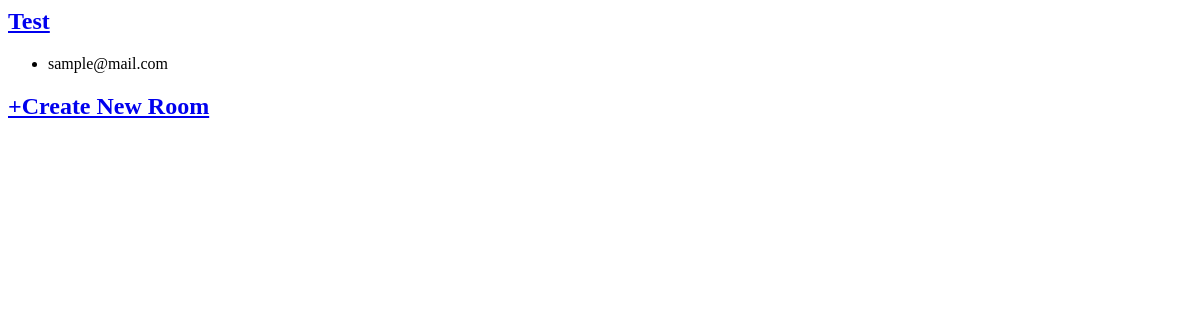
/chat/rooms/ (signed in), run on an earlier commit of the app's database.
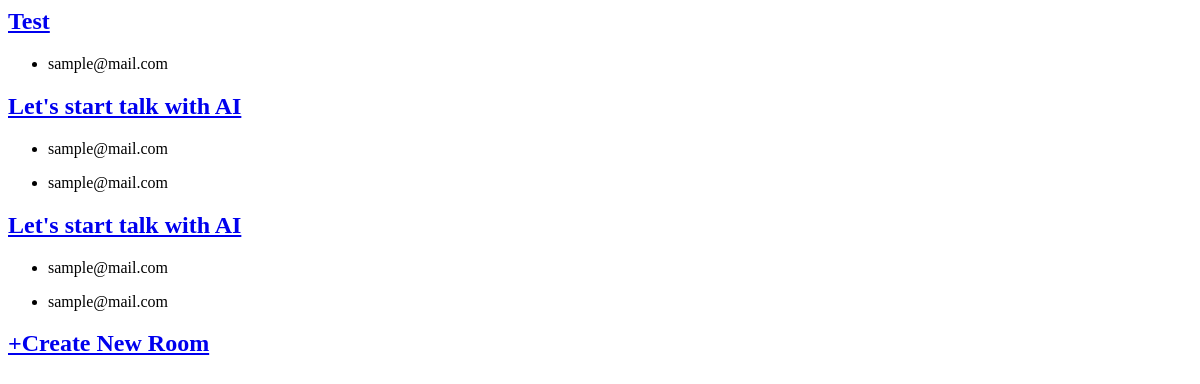
And on a later commit of the database.
### channel/models.py (models this page shows, shortened)
class ChatRoom(models.Model):
    id = models.UUIDField(primary_key=True,
                          default=uuid.uuid4,
                          editable=False)
    room_name = models.CharField(null=False, blank=False)

class RoomMember(models.Model):
    room = models.ForeignKey(ChatRoom, on_delete=models.CASCADE, related_name="member")
    member = models.ForeignKey(CustomUser, on_delete=models.CASCADE, related_name="chatroom")

class CustomUser(AbstractBaseUser, PermissionsMixin):
    username = models.CharField(max_length=255)
    birthday = models.DateField(null=True, blank=True)
    email = models.EmailField(unique=True)
    is_active = models.BooleanField(default=False)
    is_staff = models.BooleanField(default=False)
    objects = UserManager()
    USERNAME_FIELD = "email"
    REQUIRED_FIELDS = ["username",]

### channel/views.py (the view)
# urls.py: path("rooms/", views.ListRoom.as_view(), name="roomlist"),
class ListRoom(ListView):
    model = ChatRoom
    template_name = "chat_room.html"
    context_object_name = "rooms"
    def get_queryset(self):
        qs = super().get_queryset()
        qs = qs.filter(member__member=self.request.user)
        return qs

### templates/chat_room.html
{% for room in rooms %}
<h2>
  <a href="{% url "channel:room" room.id %}">
    {{room.room_name}}
  </a>
</h2>
<ul>
  {% for member in room.member.all %}
  <li>
    <p>{{member.member}}</p>
  </li>
{% endfor %}
</ul>
{% endfor %}
<h2>
  <a href="{% url 'channel:add_room' %}">+Create New Room</a>
</h2>

What changed in the data, as far as the page shows it:
added ChatRoom: room_name "Let's start talk with AI"
added RoomMember: member "sample@mail.com"
added RoomMember: member "sample@mail.com"
